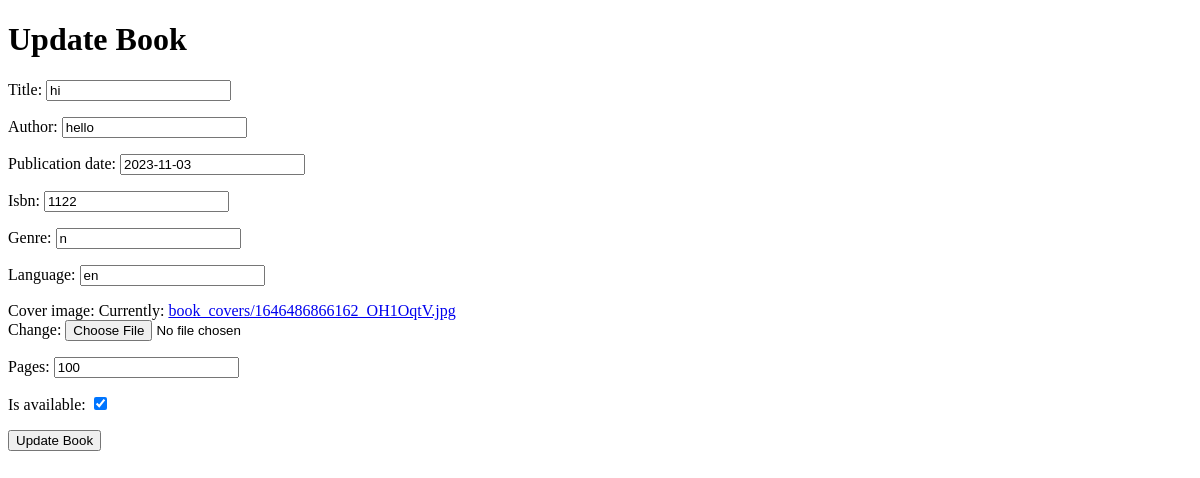
The page /update_book/2/ on the database as committed earlier.
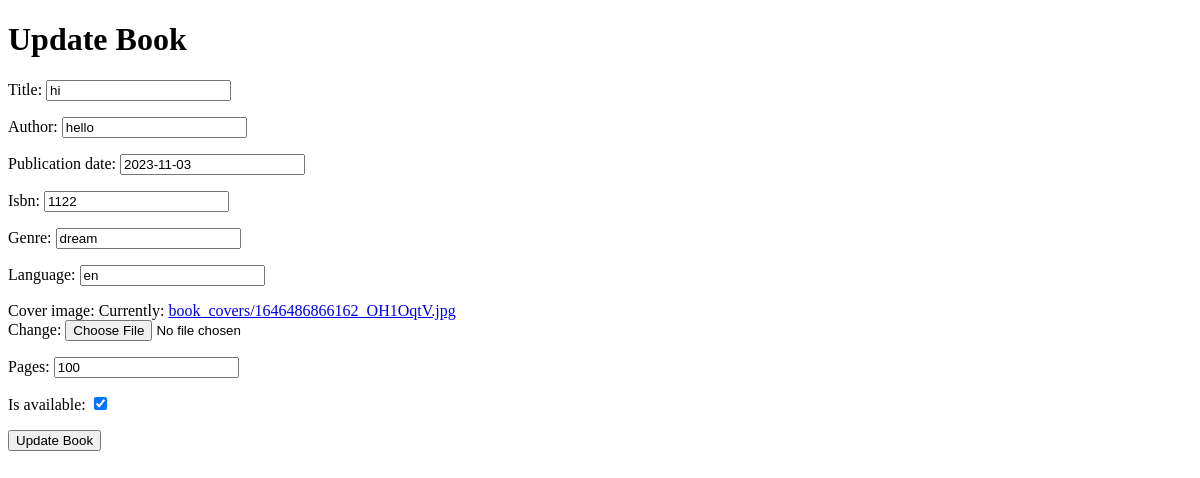
The same page on the database as committed later.
### books/models.py (models this page shows, shortened)
class Book(models.Model):
    title = models.CharField(max_length=200)
    author = models.CharField(max_length=100)
    publication_date = models.DateField()
    isbn = models.CharField(max_length=13)
    genre = models.CharField(max_length=50, default="n")
    language = models.CharField(max_length=20, default="en")
    cover_image = models.ImageField(upload_to="book_covers/", default=0)
    pages = models.PositiveIntegerField(default=0)  # Default value set to 0
    is_available = models.BooleanField(default=True)

### books/views.py (the view)
# urls.py: path('update_book/<int:book_id>/', views.update_book, name='update_book'),
def update_book(request, book_id):
    book = Book.objects.get(pk=book_id)
    if request.method == 'POST':
        form = BookForm(request.POST, request.FILES, instance=book)
        if form.is_valid():
            form.save()
            return redirect('index')  # Redirect to the user profile page
    else:
        form = BookForm(instance=book)
    return render(request, 'update_book.html', {'form': form, 'book': book})

### books/forms.py
class BookForm(forms.ModelForm):
    class Meta:
        model = Book
        fields = '__all__'

### books/templates/update_book.html (shortened to what this page needs)
{% extends "base.html" %}
{% block content %}
<h1>Update Book</h1>
<form method="post" enctype="multipart/form-data">
    {{ form.as_p }}
    <button type="submit">Update Book</button>
</form>
{% endblock %}

Rows that differ between the two databases and show on the page:
changed Book "hi": genre "n" → "dream"
